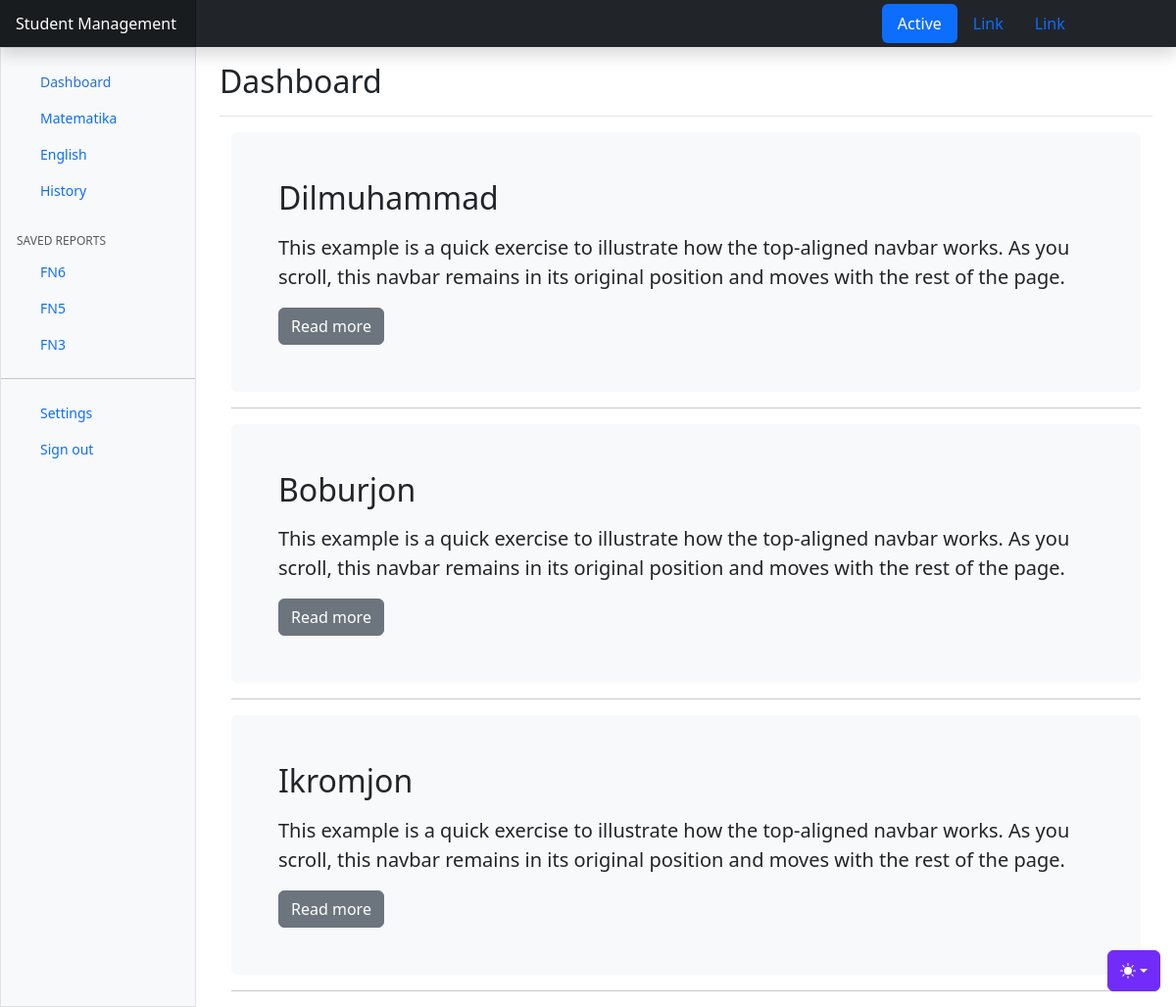
The page / on the database its author committed.
### student/models.py (models this page shows, shortened)
class Category(models.Model):
    name = models.CharField(max_length=255)
    slug = models.SlugField(max_length=255,unique=True,db_index=True)

class GroupPost(models.Model):
    group_name = models.CharField(max_length=255)
    slug = models.SlugField(max_length=255,unique=True,db_index=True)

class Student(models.Model):
    name = models.CharField(max_length=255)
    content = models.TextField(blank=True)
    slug = models.SlugField(max_length=255,unique=True,db_index=True)
    time_create = models.DateTimeField(auto_now_add=True)
    time_update = models.DateTimeField(auto_now=True)
    is_active = models.BooleanField(default=True)
    cat = models.ForeignKey('Category',on_delete = models.PROTECT, related_name='students')
    group = models.ManyToManyField('GroupPost',blank=True,related_name='group_student')

### student/views.py (the view)
# urls.py: path('', views.index),
def index(request):
    student = Student.objects.all()
    data = {
        'title':'Student Management',
        'students':student,
        'page':'Dashboard',
        'categories':categories,
        'groups':groups
    }
    return render(request, 'student/index.html', context=data)

### student/templates/student/index.html (shortened to what this page needs)
{% extends "base.html" %}
{% block content %}
<main class="col-md-9 ms-sm-auto col-lg-10 px-md-4">
    <div class="d-flex justify-content-between flex-wrap flex-md-nowrap align-items-center pt-3 pb-2 mb-3 border-bottom">
      <h1 class="h2">{{page}}</h1>
    </div>
    <main class="container">
      {% for i in students %}
    <div class="bg-body-tertiary p-5 rounded">
      <h2>{{i.name}}</h2>
      <p class="lead">This example is a quick exercise to illustrate how the top-aligned navbar works. As you scroll, this navbar remains in its original position and moves with the rest of the page.</p>
      <a class="btn btn btn-secondary" href="{% url 'student_post' i.slug %}" role="button">Read more</a>
    </div>
    <hr>
    {% endfor %}
  </main>
</main>
{% endblock content %}

### templates/base.html (shortened to what this page needs)
{% load static %}
<!doctype html>
<html lang="en" data-bs-theme="auto">
  <head><script src="{% static "student/assets/js/color-modes.js" %}"></script>
    <link rel="stylesheet" href="https://cdn.jsdelivr.net/npm/@docsearch/css@3">
<link href="{% static "student/assets/dist/css/bootstrap.min.css" %}" rel="stylesheet">
<link href="https://cdn.jsdelivr.net/npm/bootstrap-icons@1.10.5/font/bootstrap-icons.min.css" rel="stylesheet">
    <link href="{% static "student/dashboard.css" %}" rel="stylesheet">
  </head>
  <body>
{% include "includes/mode.html" %}
{% include "includes/navbar.html" %}
<div class="container-fluid">
  <div class="row">
    <div class="sidebar border border-right col-md-3 col-lg-2 p-0 bg-body-tertiary">
      <div class="offcanvas-md offcanvas-end bg-body-tertiary" tabindex="-1" id="sidebarMenu" aria-labelledby="sidebarMenuLabel">
        <div class="offcanvas-body d-md-flex flex-column p-0 pt-lg-3 overflow-y-auto">
          <ul class="nav flex-column">
            <li class="nav-item">
              <a class="nav-link d-flex align-items-center gap-2 active" aria-current="page" href="/">
                <svg class="bi"><use xlink:href="#house-fill"/></svg>
                Dashboard
              </a>
            </li>
            {% for i in categories %}
            <li class="nav-item">
              <a class="nav-link d-flex align-items-center gap-2" href="{% url 'cat' i.slug %}">
                <svg class="bi"><use xlink:href="#file-earmark"/></svg>
                {{i.name}}
              </a>
            </li>
            {% endfor %}
          </ul>
          <h6 class="sidebar-heading d-flex justify-content-between align-items-center px-3 mt-4 mb-1 text-body-secondary text-uppercase">
            <span>Saved reports</span>
            <a class="link-secondary" href="#" aria-label="Add a new report">
              <svg class="bi"><use xlink:href="#plus-circle"/></svg>
            </a>
          </h6>
          <ul class="nav flex-column mb-auto">
            {% for gr in groups %}
            <li class="nav-item">
              <a class="nav-link d-flex align-items-center gap-2" href="{% url 'group' gr.slug %}">
                <svg class="bi"><use xlink:href="#file-earmark-text"/></svg>
                {{gr.group_name}}
              </a>
            </li>
            {% endfor %}
          </ul>
          <hr class="my-3">
          <ul class="nav flex-column mb-auto">
            <li class="nav-item">
              <a class="nav-link d-flex align-items-center gap-2" href="#">
                <svg class="bi"><use xlink:href="#gear-wide-connected"/></svg>
                Settings
              </a>
            </li>
            <li class="nav-item">
              <a class="nav-link d-flex align-items-center gap-2" href="#">
                <svg class="bi"><use xlink:href="#door-closed"/></svg>
                Sign out
              </a>
            </li>
          </ul>
        </div>
      </div>
    </div>
{% block content %}
{% endblock content %}
    </body>
</html>

### templates/includes/mode.html (shortened to what this page needs)
  <div class="dropdown position-fixed bottom-0 end-0 mb-3 me-3 bd-mode-toggle">
    <button class="btn btn-bd-primary py-2 dropdown-toggle d-flex align-items-center"
            id="bd-theme"
            type="button"
            aria-expanded="false"
            data-bs-toggle="dropdown"
            aria-label="Toggle theme (auto)">
      <svg class="bi my-1 theme-icon-active" width="1em" height="1em"><use href="#circle-half"></use></svg>
    </button>
  </div>

### templates/includes/navbar.html
<header class="navbar sticky-top bg-dark flex-md-nowrap p-0 shadow" data-bs-theme="light">
    <a class="navbar-brand col-md-3 col-lg-2 me-0 px-3 fs-6 text-white" href="#">{{title}}</a>
    <ul class="nav nav-pills">
      <li class="nav-item">
        <a class="nav-link active" aria-current="page" href="#">Active</a>
      </li>
      <li class="nav-item">
        <a class="nav-link" href="#">Link</a>
      </li>
      <li class="nav-item">
        <a class="nav-link" href="#">Link</a>
      </li>
      <li class="nav-item">
        <a class="nav-link disabled" aria-disabled="true">Disabled</a>
      </li>
    </ul>
  </header>

### student/static/student/dashboard.css (style rules this page uses)
.bi { display: inline-block; width: 1rem; height: 1rem; }
.sidebar .nav-link { font-size: .875rem; font-weight: 500; }
.sidebar .nav-link.active { color: #2470dc; }
.sidebar-heading { font-size: .75rem; }
.navbar-brand { padding-top: .75rem; padding-bottom: .75rem; background-color: rgba(0, 0, 0, .25); box-shadow: inset -1px 0 0 rgba(0, 0, 0, .25); }
.bi { vertical-align: -.125em; fill: currentColor; }
.btn-bd-primary { --bd-violet-bg: #712cf9; --bd-violet-rgb: 112.520718, 44.062154, 249.437846; --bs-btn-font-weight: 600; --bs-btn-color: var(--bs-white); --bs-btn-bg: var(--bd-violet-bg); --bs-btn-border-color: var(--bd-violet-bg); --bs-btn-hover-color: var(--bs-white); --bs-btn-hover-bg: #6528e0; --bs-btn-hover-border-color: #6528e0; --bs-btn-focus-shadow-rgb: var(--bd-violet-rgb); --bs-btn-active-color: var(--bs-btn-hover-color); --bs-btn-active-bg: #5a23c8; --bs-btn-active-border-color: #5a23c8; }
.bd-mode-toggle { z-index: 1500; }

### rows shown on the page
Category: name "Matematika"
Category: name "English"
Category: name "History"
GroupPost: group_name "FN6"
GroupPost: group_name "FN5"
GroupPost: group_name "FN3"
Student: name "Dilmuhammad"
Student: name "Boburjon"
Student: name "Ikromjon"

### other values the page prints
{{ title }} "Student Management"
{{ page }} "Dashboard"
